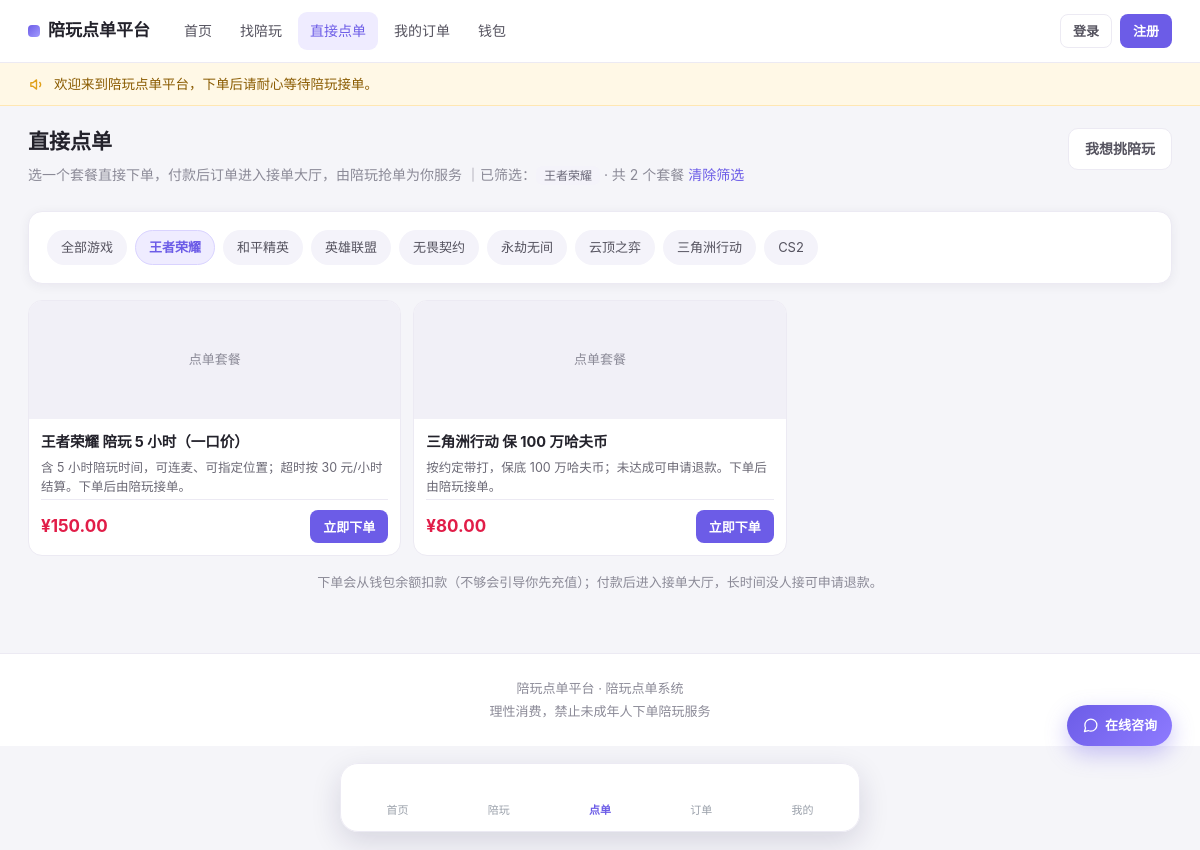
The app's page /index.php?r=home/packages&game_id=1&page=1 with its own data.
### tables this page shows
CREATE TABLE IF NOT EXISTS `games` (
  `id` INT UNSIGNED NOT NULL AUTO_INCREMENT,
  `name` VARCHAR(50) NOT NULL DEFAULT '',
  `icon` VARCHAR(255) NOT NULL DEFAULT '',
  `sort` INT NOT NULL DEFAULT 0,
  `is_hot` TINYINT NOT NULL DEFAULT 0,
  `status` TINYINT NOT NULL DEFAULT 1 COMMENT '1启用 0停用',
  `created_at` DATETIME NOT NULL,
  `updated_at` DATETIME NOT NULL,
  PRIMARY KEY (`id`),
  KEY `idx_status` (`status`)
);

CREATE TABLE IF NOT EXISTS `order_packages` (
  `id` INT UNSIGNED NOT NULL AUTO_INCREMENT,
  `title` VARCHAR(100) NOT NULL DEFAULT '' COMMENT '例如：王者荣耀 陪玩 5 小时',
  `game_id` INT UNSIGNED NOT NULL DEFAULT 0,
  `price` DECIMAL(10,2) NOT NULL DEFAULT 0.00 COMMENT '一口价（总价）',
  `cover` VARCHAR(255) NOT NULL DEFAULT '',
  `description` VARCHAR(500) NOT NULL DEFAULT '',
  `sort` INT NOT NULL DEFAULT 0 COMMENT '越大越靠前',
  `status` TINYINT NOT NULL DEFAULT 1 COMMENT '1上架 0下架',
  `created_at` DATETIME NOT NULL,
  `updated_at` DATETIME NOT NULL,
  PRIMARY KEY (`id`),
  KEY `idx_status_sort` (`status`, `sort`)
);

### app/View.php (called while the page is built, shortened)
<?php
class View
{
    public static function render(string $tpl, array $data = [], string $layout = 'layout'): void
    {
        $content = self::capture($tpl, $data);
    }
    public static function capture(string $tpl, array $data = []): string
    {
        $file = self::resolve($tpl);
        extract($data, EXTR_SKIP);
        include $file;
        return (string) ob_get_clean();
    }
    private static function resolve(string $tpl): ?string
    {
        $tpl = str_replace(['..', '\\'], ['', '/'], $tpl);
        $tpl = trim($tpl, '/');
        $file = APP_ROOT . '/app/views/' . $tpl . '.php';
        return is_file($file) ? $file : null;
    }
}

### app/helpers.php (called while the page is built, shortened)
<?php
function config(?string $key = null, $default = null)
{
    $cfg = $GLOBALS['config'] ?? [];
    foreach (explode('.', $key) as $seg) {
        if (!is_array($cfg) || !array_key_exists($seg, $cfg)) {
            return $default;
        }
        $cfg = $cfg[$seg];
    }
    return $cfg;
}
function e($value): string
{
    return htmlspecialchars((string) $value, ENT_QUOTES, 'UTF-8');
}
function site_root_path(): string
{
    static $root = null;
    if ($root !== null) {
        return $root;
    }
    $script = str_replace('\\', '/', (string) ($_SERVER['SCRIPT_NAME'] ?? '/index.php'));
    $dir    = rtrim(str_replace('\\', '/', dirname($script)), '/');
    $adminSeg = '/' . admin_path();
    return $root = $dir;
}
function url(string $route = 'home/index', array $params = []): string
{
    $params = array_merge(['r' => $route], $params);
    return site_root_path() . '/index.php?' . http_build_query($params);
}
function admin_path(): string
{
    $path = trim((string) config('security.admin_path', 'admin'), '/');
    return $path;
}
function query_url(array $overrides = [], ?string $route = null): string
{
    $q     = $_GET;
    $r     = $route ?? (string) ($q['r'] ?? 'home/index');
    unset($q['r'], $q['_token']);
    $q     = array_merge($q, $overrides);
    $q     = array_filter($q, function ($v) {
        return $v !== '' && $v !== null;
    });
    $script = str_replace('\\', '/', (string) ($_SERVER['SCRIPT_NAME'] ?? ''));
    return url($r, $q);
}
function view(string $tpl, array $data = [], string $layout = 'layout'): void
{
    View::render($tpl, $data, $layout);
}
function yuan($amount): string
{
    return '¥' . number_format((float) $amount, 2, '.', ',');
}
function str_limit(?string $text, int $length = 40): string
{
    $text = (string) $text;
    return mb_strlen($text) > $length ? mb_substr($text, 0, $length) . '…' : $text;
}

### app/Controllers/BaseController.php (called while the page is built, shortened)
<?php
abstract class BaseController
{
    protected function view(string $tpl, array $data = [], string $layout = 'layout'): void
    {
        $data['__user'] = user();
        view($tpl, $data, $layout);
    }
}

### app/Controllers/HomeController.php (called while the page is built, shortened)
<?php
class HomeController extends BaseController
{
    public function packages()
    {
        $gameId = input_int('game_id', 0);
        $this->view('home/packages', [
            'title'    => '直接点单',
            'game_id'  => $gameId,
            'games'    => Db::all('SELECT * FROM games WHERE status = 1 ORDER BY sort DESC, id ASC'),
            'packages' => ContentService::packages($gameId),
        ]);
    }
}

### app/Router.php (called while the page is built, shortened)
<?php
class Router
{
    public static function dispatch(string $route, string $namespace = 'App\\Controllers\\'): void
    {
        $route = trim($route, '/');
        $parts = explode('/', $route);
        $act   = $parts[1] ?? 'index';
        $method = lcfirst(self::studly($act));
        $controller = new $class();
        $controller->$method();
    }
    private static function studly(string $value): string
    {
        return str_replace(' ', '', ucwords(str_replace(['-', '_'], ' ', $value)));
    }
}

### public/index.php (called while the page is built, shortened)
<?php
\App\Router::dispatch((string) ($_GET['r'] ?? 'home/index'));

### app/Db.php (called while the page is built, shortened)
<?php
class Db
{
    private static $pdo = null;
    private static $cfg = [];
    public static function init(array $cfg): void
    {
        self::$cfg = $cfg;
    }
    public static function pdo(): PDO
    {
        if (self::$pdo instanceof PDO) {
            return self::$pdo;
        }
        $c   = self::$cfg;
        $dsn = sprintf(
            'mysql:host=%s;port=%d;dbname=%s;charset=%s',
            (string) ($c['host'] ?? '127.0.0.1'),
            (int) ($c['port'] ?? 3306),
            (string) ($c['name'] ?? ''),
            (string) ($c['charset'] ?? 'utf8mb4')
        );
        try {
            self::$pdo = new PDO($dsn, (string) ($c['user'] ?? ''), (string) ($c['pass'] ?? ''), [
                PDO::ATTR_ERRMODE            => PDO::ERRMODE_EXCEPTION,
                PDO::ATTR_DEFAULT_FETCH_MODE => PDO::FETCH_ASSOC,
                PDO::ATTR_EMULATE_PREPARES   => false,
            ]);
        } catch (PDOException $e) {
            throw new \RuntimeException(
                '数据库连接失败：' . $e->getMessage()
                . '（请检查 config/config.php 的数据库配置，或访问 install.php 重新安装）'
            );
        }
        return self::$pdo;
    }
    public static function query(string $sql, array $params = []): PDOStatement
    {
        $st = self::pdo()->prepare($sql);
        $st->execute(array_values($params));
        return $st;
    }
    public static function all(string $sql, array $params = []): array
    {
        return self::query($sql, $params)->fetchAll();
    }
}

### app/ContentService.php (called while the page is built, shortened)
<?php
class ContentService
{
    public static function packages(int $gameId = 0): array
    {
        try {
            if ($gameId > 0) {
                return Db::all(
                    'SELECT p.*, g.name AS game_name FROM order_packages p
                     LEFT JOIN games g ON g.id = p.game_id
                     WHERE p.status = 1 AND (p.game_id = ? OR p.game_id = 0)
                     ORDER BY p.game_id = ? DESC, p.sort DESC, p.id DESC LIMIT 50',
                    [$gameId, $gameId]
                );
            }
            return Db::all(
                'SELECT p.*, g.name AS game_name FROM order_packages p
                 LEFT JOIN games g ON g.id = p.game_id
                 WHERE p.status = 1
                 ORDER BY p.sort DESC, p.id DESC LIMIT 50'
            );
        } catch (\Throwable $e) {
            return [];
        }
    }
}

### app/views/home/packages.php (the view, shortened to what this page needs)
<section class="page-head">
  <div class="head-row">
    <div>
      <h1>直接点单</h1>
      <p class="muted">
        选一个套餐直接下单，付款后订单进入接单大厅，由陪玩抢单为你服务
        <?php if ((int) $game_id > 0): ?>
          ｜已筛选：<span class="tag"><?php foreach ($games as $g) { if ((int) $g['id'] === (int) $game_id) { echo e($g['name']); } } ?></span>
          · 共 <?= count($packages) ?> 个套餐
          <a href="<?= e(url('home/packages')) ?>">清除筛选</a>
        <?php endif; ?>
      </p>
    </div>
    <div class="head-actions">
      <a class="btn btn-ghost" href="<?= e(url('home/companions')) ?>">我想挑陪玩</a>
    </div>
  </div>
</section>
<?php if ($games): ?>
  <section class="card">
    <div class="chip-row">
      <a class="chip <?= (int) $game_id <= 0 ? 'active' : '' ?>"
         href="<?= e(query_url(['game_id' => '', 'page' => 1])) ?>">全部游戏</a>
      <?php foreach ($games as $g): ?>
        <a class="chip <?= (int) $game_id === (int) $g['id'] ? 'active' : '' ?>"
           href="<?= e(query_url(['game_id' => (int) $g['id'], 'page' => 1])) ?>"><?= e($g['name']) ?></a>
      <?php endforeach; ?>
    </div>
  </section>
<?php endif; ?>
<?php if (!$packages): ?>
  <div class="card empty">
    <?php if ((int) $game_id > 0): ?>
      这个游戏下还没有套餐，<a href="<?= e(url('home/packages')) ?>">看看全部套餐</a>。
    <?php else: ?>
      还没有上架套餐。管理员可在后台「点单套餐」里添加，例如「王者荣耀 陪玩 5 小时」。
    <?php endif; ?>
  </div>
<?php else: ?>
  <div class="package-grid">
    <?php foreach ($packages as $p): ?>
      <?php include APP_ROOT . '/app/views/partials/package_card.php'; ?>
    <?php endforeach; ?>
  </div>
  <p class="hint" style="text-align:center;margin-top:16px">
    下单会从钱包余额扣款（不够会引导你先充值）；付款后进入接单大厅，长时间没人接可申请退款。
  </p>
<?php endif; ?>

### app/views/partials/package_card.php (shortened to what this page needs)
<div class="package-card">
  <?php if (!empty($p['cover'])): ?>
    <img class="package-cover" src="<?= e(upload_url((string) $p['cover'])) ?>" alt="" loading="lazy">
  <?php else: ?>
    <div class="package-cover package-cover-ph"><?= e((string) ($p['game_name'] ?? '点单套餐')) ?></div>
  <?php endif; ?>
  <div class="package-body">
    <div class="package-title"><?= e((string) $p['title']) ?></div>
    <?php if (trim((string) $p['description']) !== ''): ?>
      <p class="package-desc"><?= e(str_limit((string) $p['description'], 60)) ?></p>
    <?php endif; ?>
    <div class="package-foot">
      <span class="price"><?= e(yuan((float) $p['price'])) ?></span>
      <form method="post" action="<?= e(url('order/buyPackage')) ?>"
            data-confirm="确认购买「<?= e((string) $p['title']) ?>」？将从钱包余额扣款。">
        <button class="btn btn-primary btn-sm" type="submit">立即下单</button>
      </form>
    </div>
  </div>
</div>

### public/assets/css/style.css (style rules this page uses)
:root { --primary: #6c5ce7; --primary-dark: #5a4bd1; --primary-light: #efecff; --text: #23222b; --text-muted: #8b8a97; --bg: #f5f5f9; --card: #ffffff; --border: #eceaf3; --success: #16a34a; --danger: #e11d48; --warn: #d97706; --info: #2563eb; --radius: 14px; --shadow: 0 2px 12px rgba(29, 22, 71, .06); }
* { box-sizing: border-box; }
body { margin: 0; background: var(--bg); color: var(--text); font-family: -apple-system, BlinkMacSystemFont, "Segoe UI", "Microsoft YaHei", "PingFang SC", sans-serif; font-size: 14px; line-height: 1.6; }
a { color: var(--primary); text-decoration: none; }
h1, h2, h3 { margin: 0 0 8px; line-height: 1.35; }
p { margin: 0 0 8px; }
.muted { color: var(--text-muted); }
.hint { color: var(--text-muted); font-size: 13px; margin: 6px 0 0; }
.card { background: var(--card); border: 1px solid var(--border); border-radius: var(--radius); box-shadow: var(--shadow); padding: 18px; margin-bottom: 16px; }
.btn { display: inline-flex; align-items: center; justify-content: center; gap: 6px; padding: 9px 16px; border-radius: 10px; border: 1px solid transparent; background: #f1f0f7; color: #45434f; font-size: 14px; font-weight: 600; cursor: pointer; transition: .15s; white-space: nowrap; }
.btn-primary { background: var(--primary); color: #fff; }
.btn-ghost { background: #fff; border-color: var(--border); color: #55535f; }
.btn-sm { padding: 6px 12px; font-size: 13px; border-radius: 8px; }
.chip-row { display: flex; flex-wrap: wrap; gap: 8px; }
.chip { display: inline-flex; align-items: center; padding: 6px 13px; border-radius: 999px; background: #f4f3fa; color: #55535f; font-size: 13px; cursor: pointer; border: 1px solid transparent; }
.chip.active { background: var(--primary-light); color: var(--primary); border-color: #d9d3ff; font-weight: 600; }
.tag { background: #f4f3fa; color: #6b6979; border-radius: 7px; padding: 2px 8px; font-size: 12px; }
.price { color: var(--danger); font-weight: 700; font-size: 17px; }
.page-head { margin-bottom: 16px; }
.page-head h1 { font-size: 21px; }
.head-row { display: flex; align-items: flex-start; justify-content: space-between; gap: 14px; flex-wrap: wrap; }
.head-actions { display: flex; gap: 8px; flex-wrap: wrap; }
body { padding-bottom: 76px; }
@media (min-width: 701px) { body { padding-bottom: 104px; } }
.package-grid { display: grid; grid-template-columns: repeat(2, 1fr); gap: 12px; margin-bottom: 10px; }
@media (min-width: 701px) { .package-grid { grid-template-columns: repeat(3, 1fr); } }
.package-card { display: flex; flex-direction: column; background: #fff; border: 1px solid var(--border); border-radius: 14px; overflow: hidden; }
.package-cover { display: block; width: 100%; height: 118px; object-fit: cover; background: #f1f0f7; }
.package-cover-ph { display: flex; align-items: center; justify-content: center; color: #8b8a97; font-size: 13px; }
.package-body { display: flex; flex-direction: column; gap: 3px; flex: 1; padding: 12px; }
.package-title { font-weight: 700; font-size: 14.5px; line-height: 1.45; }
.package-desc { margin: 3px 0 0; font-size: 12.5px; line-height: 1.55; color: #6b6975; }
.package-foot { display: flex; align-items: center; justify-content: space-between; gap: 8px; margin-top: auto; padding-top: 10px; border-top: 1px solid var(--border); }
.package-foot .price { font-size: 17px; }
.package-foot form { margin: 0; }

### records on screen
games: name "王者荣耀"
games: name "和平精英"
games: name "英雄联盟"
games: name "无畏契约"
games: name "永劫无间"
games: name "云顶之弈"
games: name "三角洲行动"
games: name "CS2"
order_packages: game_name "点单套餐", title "王者荣耀 陪玩 5 小时（一口价）", description "含 5 小时陪玩时间，可连麦、可指定位置；超时按 30 元/小时结算。下单后由陪玩接单。", price "¥150.00"
order_packages: game_name "点单套餐", title "三角洲行动 保 100 万哈夫币", description "按约定带打，保底 100 万哈夫币；未达成可申请退款。下单后由陪玩接单。", price "¥80.00"

### other values on screen
site_name() "陪玩点单平台"
$__item[1] "首页"
$__item[1] "找陪玩"
$__item[1] "直接点单"
$__item[1] "我的订单"
$__item[1] "钱包"
$__it['text'] "欢迎来到陪玩点单平台，下单后请耐心等待陪玩接单。"
count($packages) "2"
$__tab[1] "首页"
$__tab[1] "陪玩"
$__tab[1] "点单"
$__tab[1] "订单"
$__tab[1] "我的"
